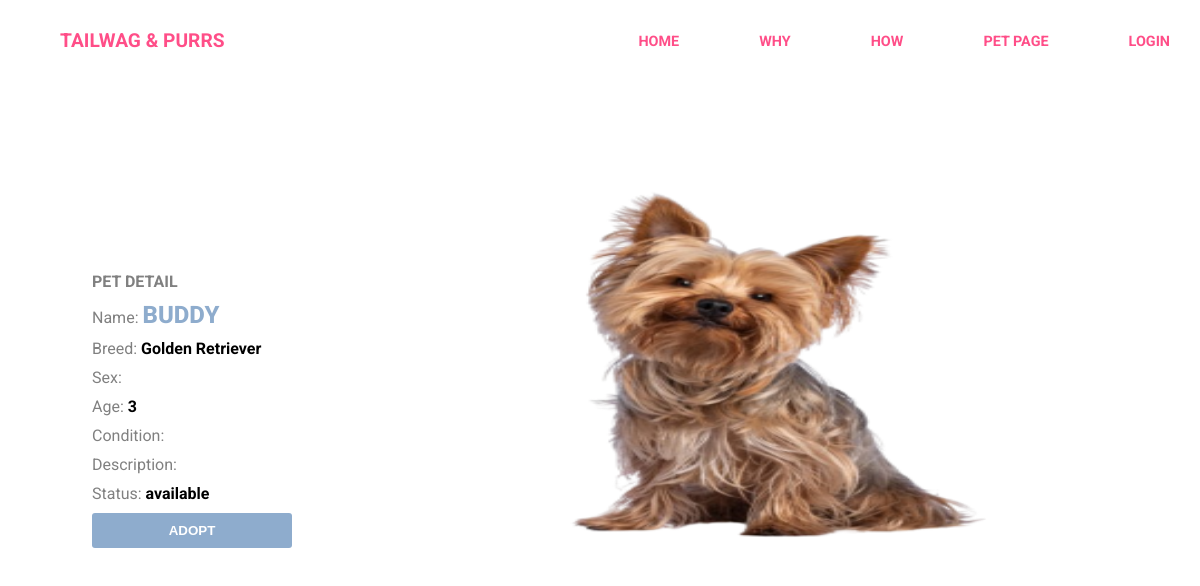
The app's page /pages/view-page.php?id=4 with its own data.
### tables this page shows
CREATE TABLE `pets` (
  `id` int(11) NOT NULL,
  `pet_name` varchar(50) DEFAULT NULL,
  `pet_type` varchar(255) NOT NULL,
  `pet_breed` varchar(50) DEFAULT NULL,
  `pet_sex` varchar(255) NOT NULL,
  `pet_age` varchar(255) DEFAULT NULL,
  `pet_description` varchar(255) NOT NULL,
  `pet_condition` varchar(255) NOT NULL,
  `pet_status` enum('available','waiting','approved') DEFAULT 'available',
  `image` varchar(255) NOT NULL
);

### pages/view-page.php (the view, shortened to what this page needs)
<?php
include 'database/database.php';
if(isset($_GET['id'])){
    $id = $_GET['id'];
    $sql = "SELECT * FROM pets WHERE id = $id";
    $result = mysqli_query($conn, $sql);
    if($result && mysqli_num_rows($result) > 0){
        $row = mysqli_fetch_assoc($result);
    }else{
        echo "No pet in this ID!";
        exit();
    };
}else{
    echo "NO ID provided!";
    exit();
};
?>
<!DOCTYPE html>
<html lang="en">
<head>
    <link rel="stylesheet" href="css/style.css">
    <link rel="stylesheet" href="https://cdnjs.cloudflare.com/ajax/libs/font-awesome/6.6.0/css/all.min.css" />
</head>
<body>
    <div class="container">
       <?php include 'partials/header.php'; ?>
        <div class="hero">
            <div class="hero-container">
                <div class="pet-view-details">
                    <div class="view-details-row">
                        <h4>PET DETAIL</h4>
                        <div class="pet-view-description">
                            <p>Name: <span><?= $row['pet_name']; ?></span></p>
                            <p>Breed: <strong><?= $row['pet_breed']; ?></strong></p>
                            <p>Sex: <strong><?= $row['pet_sex']; ?></strong></p>
                            <p>Age: <strong><?= $row['pet_age']; ?></strong></p>
                            <p>Condition: <strong><?= $row['pet_condition']; ?></strong></p>
                            <p>Description: <strong><?= $row['pet_description']; ?></strong>
                            </p>
                            <p>Status: <strong><?= $row['pet_status']; ?></strong></p>
                            <div class="adapt-button">
                            <form method="POST" action="index.php?page=adopt">
                                        <button type="submit" name="adopt">Adopt</button>
                            </form>
                            </div>
                        </div>
                    </div>
                    <div class="view-details-row">
                        <img src="image/pets/<?= $row['image']; ?>" alt="">
                    </div>
                </div>
            </div>
        </div>
    </div>
</body>
</html>

### css/style.css (style rules this page uses)
* { margin: 0; padding: 0; box-sizing: border-box; scroll-behavior: smooth; }
body { font-family: "Roboto", sans-serif; scroll-behavior: smooth; }
.container { width: 95%; margin-right: 2.5%; margin-left: 2.5%; }
.hero { width: 100%; height: 100vh; }
.hero-container .pet-view-details { display: flex; align-items: center; justify-content: center; gap: 1rem; padding-top: 100px; height: 90vh; }
.view-details-row h4 { color: grey; margin-bottom: 10px; }
.pet-view-description { width: 300px; display: flex; flex-direction: column; gap: 10px; }
.pet-view-description p { color: grey; }
.pet-view-description p strong { color: black; }
.pet-view-description p span { font-size: 1.5rem; color: #8EACCD; text-transform: uppercase; font-weight: 800; }
.view-details-row img { width: 700px; height: 400px; position: relative; bottom: 50px; }
.pet-view-description .adapt-button button[type="submit"] { background-color: #8EACCD; cursor: pointer; transition: .3s; width: 200px; border: none; padding: 10px; border-radius: 3px; color: white; text-transform: uppercase; font-weight: bold; }

### records on screen
pets: pet_name "BUDDY", pet_breed "Golden Retriever", pet_age "3", pet_status "available", image (picture)
